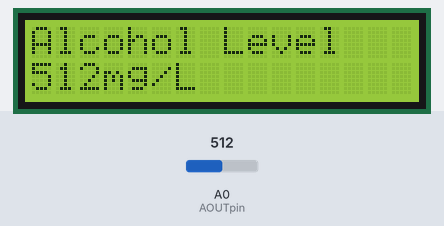
The sketch below on a simulated Arduino Uno, built with avr-gcc and run on an emulated ATmega328P. Shown: 16×2 character LCD. The inputs (shaded band) are chosen by the test bench; at power-on: A0 (AOUTpin) = 512. What the sketch prints to the serial monitor is not drawn.

Above: at 1.2 s.
1.3 s: A0 (AOUTpin) set to 311
At 11.2 s:
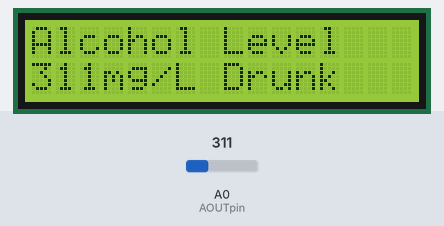
11.5 s: A0 (AOUTpin) set to 281
At 25.4 s:
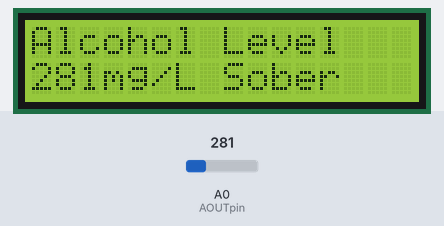
25.5 s: A0 (AOUTpin) set to 108
At 30.5 s:
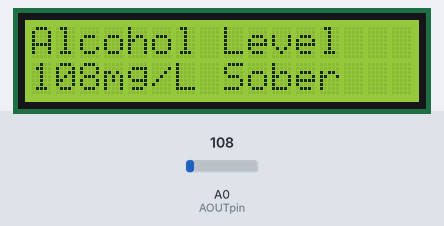
35.5 s: A0 (AOUTpin) set to 91
At 40.7 s:
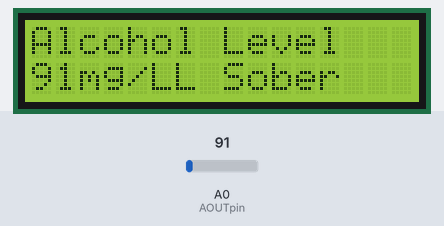
46.5 s: A0 (AOUTpin) set to 0
At 50.9 s:
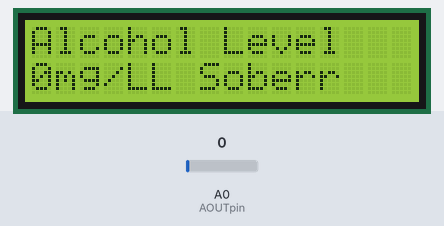
56.5 s: A0 (AOUTpin) set to 8
At 61.1 s:
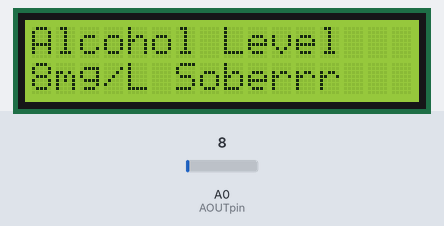
66.5 s: A0 (AOUTpin) set to 11
Timing chart, 0 to 69.5 s (numbered marks = the images above; inputs shaded):
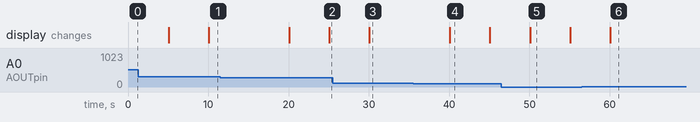

The sketch:

lcd.ino
```cpp
#include<LiquidCrystal.h>

const int AOUTpin=0;
const int DOUTpin=7;
const int rs = 12, en = 11, d4 = 5, d5 = 4, d6 = 3, d7 = 2;
LiquidCrystal lcd(rs, en, d4, d5, d6, d7);


int value;
float x;

void setup() {
  // put your setup code here, to run once:
  Serial.begin(9600);
  pinMode(AOUTpin,INPUT);
  pinMode(DOUTpin,INPUT);
  lcd.begin(16,2);
  lcd.print("Alcohol Level");

}

void detected()
{
  Serial.println("Above the value");
  lcd.print(" Drunk");
}

void loop() {
  // put your main code here, to run repeatedly:
  value=analogRead(AOUTpin);
  x=((value*0.21)/1023);

  Serial.println("Alcohol Level");
  Serial.println(value);
  Serial.println(x);
  lcd.setCursor(0,1);
  lcd.print(value);
  lcd.print("mg/L");
  delay(5000);
  if(x>0.06)
  {
  Serial.println("Above the value");
  lcd.print(" Drunk");
  delay(5000);
  }
  else
  {
    lcd.print(" Sober");
  }
}
```

Measured:
- the behaviour switches between 293 and 292 on A0 (AOUTpin) (found by bisection; images 1 and 2)
- the behaviour switches between 100 and 99 on A0 (AOUTpin) (found by bisection; images 3 and 4)
- after the input at 1.3 s, the display: first differs from a run without the input after 8.8 s (image 1)
- after the input at 11.5 s, the display: first changes after 8.6 s (image 2 shows a later state)
- after the input at 25.5 s, the display: changes after 4.6 s (image 3)
- after the input at 35.5 s, the display: changes after 4.6 s (image 4)
- after the input at 46.5 s, the display: changes after 3.6 s (image 5)
- after the input at 56.5 s, the display: changes after 3.6 s (image 6)
